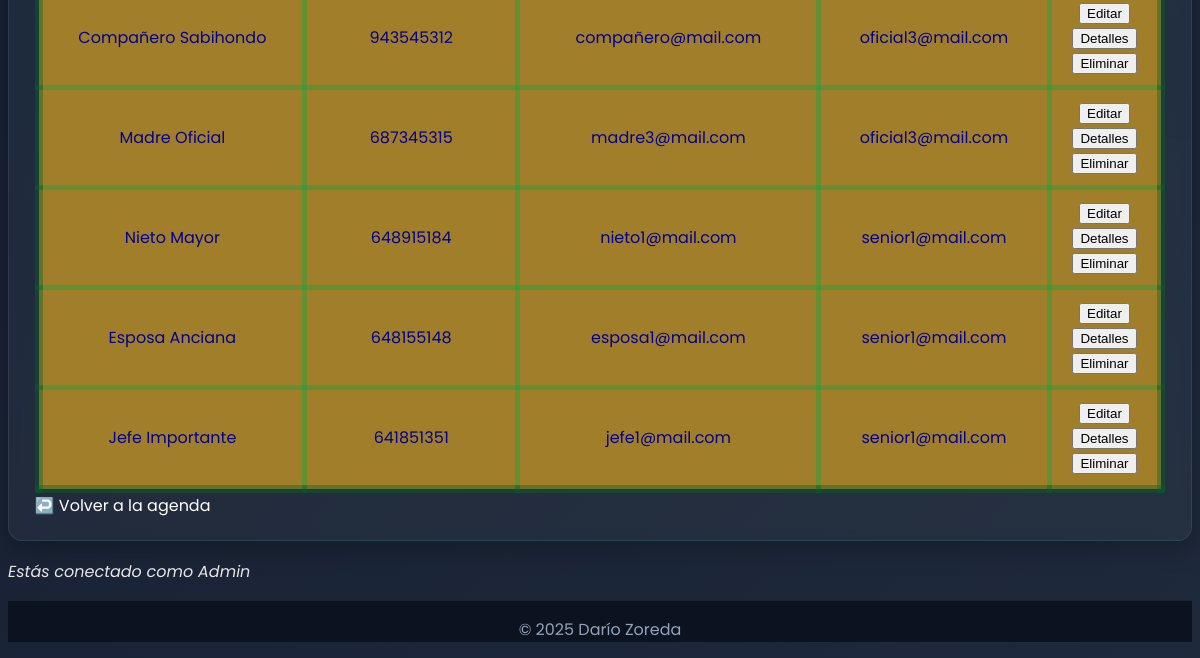
/agenda/lista (signed in, lower part), run on an earlier commit of the app's database.
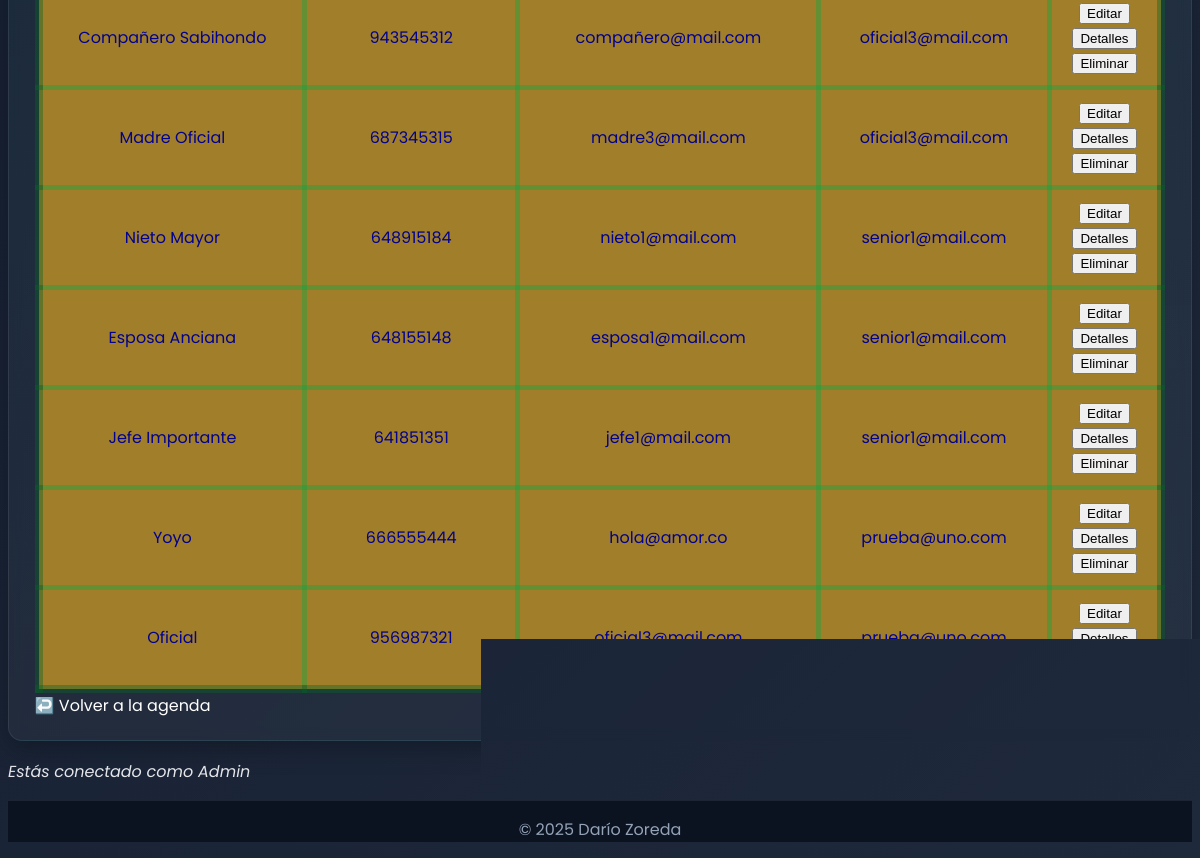
And on a later commit of the database.
### app/agenda/models.py (models this page shows, shortened)
class Contact(db.Model):
    __tablename__ = 'contactos'
    id: so.Mapped[int] = so.mapped_column(primary_key=True)
    user_id: so.Mapped[int] = so.mapped_column(sa.ForeignKey(User.id))
    email: so.Mapped[str] = so.mapped_column(sa.String(64), index=True)
    nombre: so.Mapped[str] = so.mapped_column(sa.String(64), index=True)
    telefono: so.Mapped[int] = so.mapped_column(sa.String(9), index=True)

### app/models.py (models this page shows, shortened)
class User(db.Model, UserMixin):
    __tablename__ = 'usuarios'
    id: so.Mapped[int] = so.mapped_column(primary_key=True)
    email: so.Mapped[str] = so.mapped_column(sa.String(64), index=True, unique=True)
    nombre: so.Mapped[str] = so.mapped_column(sa.String(64), index=True, unique=False)
    apellidos: so.Mapped[str] = so.mapped_column(sa.String(64), index=True, unique=False)
    telefono: so.Mapped[int] = so.mapped_column(sa.Integer(), index=True, unique=False)
    edad: so.Mapped[int] = so.mapped_column(sa.Integer(), index=True, unique=False)
    hash_contraseña: so.Mapped[str] = so.mapped_column(sa.String(256))

### app/agenda/routes.py (the view)
@login_required
@agenda_bp.route('/agenda/lista', methods=['GET', 'POST'])
def lista_contactos():
    if not current_user.is_authenticated:
        return current_app.login_manager.unauthorized()
    user_id = current_user.id
    user = User()
    if user_id == 1:
        contactos = Contact.query.all()
    else:
        contactos = Contact.query.filter(Contact.user_id == user_id).all()
    return render_template('agenda/lista.html', contactos=contactos, user_id=user_id, user=user)

### app/models.py (called while the page is built)
@acceso.user_loader
def load_user(user_id: str):
    try:
        return db.session.get(User, int(user_id))
    except Exception:
        return None

### app/templates/agenda/lista.html (shortened to what this page needs)
{% extends "base.html" %}
{% block content %}
    <div class="bloque_contenido">
        <table class="agenda">
            <tbody>
                {% for c in contactos %}
                <tr>
                    <td>{{ c.nombre }}</td>
                    <td>{{ c.telefono }}</td>
                    <td>{{ c.email }}</td>
                    {% if user_id == 1 %}
                    <td>{{ user.query.get(c.user_id).email }}</td>
                    {% endif %}
                    <td>
                        <a href="{{ url_for('agenda.editar', contact_id=c.id) }}"><button>Editar</button></a><br>
                        <a href="{{ url_for('agenda.detalle', contact_id=c.id) }}"><button>Detalles</button></a><br>
                        <a href="{{ url_for('agenda.borrar', contact_id=c.id) }}"><button>Eliminar</button></a><br>
                    </td>
                </tr>
                {% endfor %}
            </tbody>
        </table>
        <a href="{{ url_for('agenda.index') }}">↩️ Volver a la agenda</a>
    </div>
{% endblock %}

### app/templates/base.html (shortened to what this page needs)
<!DOCTYPE html>
<html lang="es">
<head>
    <link rel="stylesheet" href="{{ url_for('static', filename='css/styles.css') }}">
</head>
<body>
    <main>
        {% block content %}
        {% endblock %}
    {% if current_user.is_authenticated %}
    <p><em>Estás conectado como {{ current_user.nombre }}</em></p>
    {% endif %}
    </main>
    <footer>
        <p>&copy; 2025 Darío Zoreda</p>
    </footer>
</body>
</html>

### app/static/css/styles.css (style rules this page uses)
:root { --bg: #0f172a; --bg-grad-1: #0f172a; --bg-grad-2: #1e293b; --card: #0ea5a5; --card-soft: rgba(14, 165, 165, 0.12); --primary: #ff6b6b; --primary-700: #e85a5a; --primary-800: #d94d4d; --accent: #22c55e; --text: #e5e7eb; --muted: #94a3b8; --shadow: 0 8px 24px rgba(0,0,0,0.25); --radius: 14px; --radius-sm: 10px; --transition: 220ms ease; }
body { font-family: 'Poppins', Arial, sans-serif; color: var(--text); background: linear-gradient(135deg, var(--bg-grad-1), var(--bg-grad-2)); }
main { background: transparent; }
.bloque_contenido { background: linear-gradient(180deg, var(--card-soft), rgba(255,255,255,0.04)); border: 1px solid rgba(255,255,255,0.08); border-radius: var(--radius); box-shadow: var(--shadow); padding: 1.4em 1.6em; margin: 10px 0 18px; backdrop-filter: blur(6px); -webkit-backdrop-filter: blur(6px); transition: transform var(--transition), box-shadow var(--transition), border-color var(--transition); }
footer { background: #0b1220; color: var(--muted); border-top: 1px solid rgba(255,255,255,0.08); text-align: center; }
.agenda { border-collapse: collapse; width: 100%; border: 8px solid #09632767; }

What changed in the data, as far as the page shows it:
added Contact: nombre "Yoyo", telefono "666555444", email "hola@amor.co"
added User: query.get "prueba@uno.com"
added Contact: nombre "Oficial", telefono "956987321", email "oficial3@mail.com"
